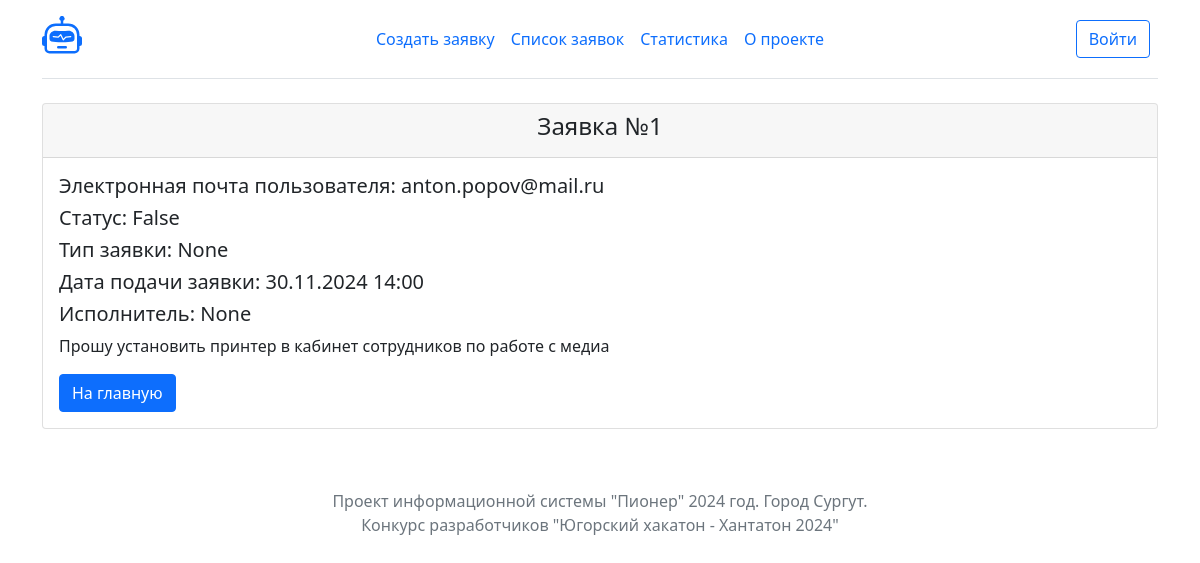
The app's page /task/1/, older data.
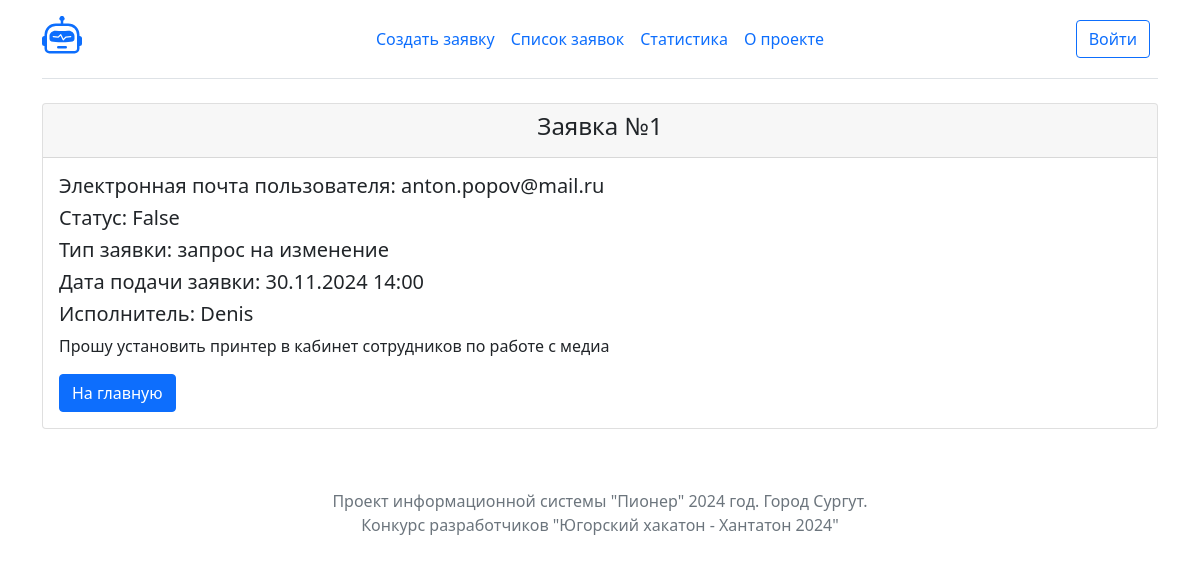
The same page, newer data.
### tasks/models.py (models this page shows, shortened)
class Task(models.Model):
    title = models.CharField(max_length=1024)
    message = models.TextField()
    authors = models.CharField(max_length=1024)
    contractor = models.ForeignKey(User, on_delete=models.CASCADE, null=True)
    created = models.DateTimeField("date published", auto_now_add= True)
    closed = models.BooleanField(default=False)
    typetask = models.ForeignKey(TypeTask, on_delete=models.CASCADE, null=True)

class TypeTask(models.Model):
    type = models.CharField(max_length=50)
    def __str__(self):
        return self.type

### tasks/views.py (the view)
# urls.py: path("task/<int:task_id>/", views.task_info, name="task_info"),
def task_info(request, task_id):
    task = Task.objects.get(id=task_id)
    return render(request, 'tasks/task_info.html', {'task': task})

### tasks/templates/tasks/task_info.html
{% extends "tasks/base.html" %}
{% block content %}
    <div class="container">
        <div class="row">
            <div class="col-lg-12">
                <div class="card">
                    <div class="card-header">
                    <h4 class="text-center text">Заявка №{{ task.pk }}</h4>
                    </div>
                    <div class="card-body">
                        <h5 class="card-title">Электронная почта пользователя: {{ task.authors }}</h5>
                        <h5 class="card-title">Статус: {{ task.closed }}</h5>
                        <h5 class="card-title">Тип заявки: {{ task.typetask }}</h5>
                        <h5 class="card-title">Дата подачи заявки: {{ task.created|date:'d.m.Y H:i' }}</h5>
                        <h5 class="card-title">Исполнитель: {{ task.contractor }}</h5>
                        <p class="card-text">{{ task.message }}</p>
                        <a href="/" class="btn btn-primary">На главную</a>
                    </div>
                </div>
            </div>
        </div>
    </div>
{% endblock %}

Row changes from the older to the newer data that the page shows:
changed Task "anton.popov@mail.ru": typetask "None" → "запрос на изменение"; contractor "None" → "Denis"
